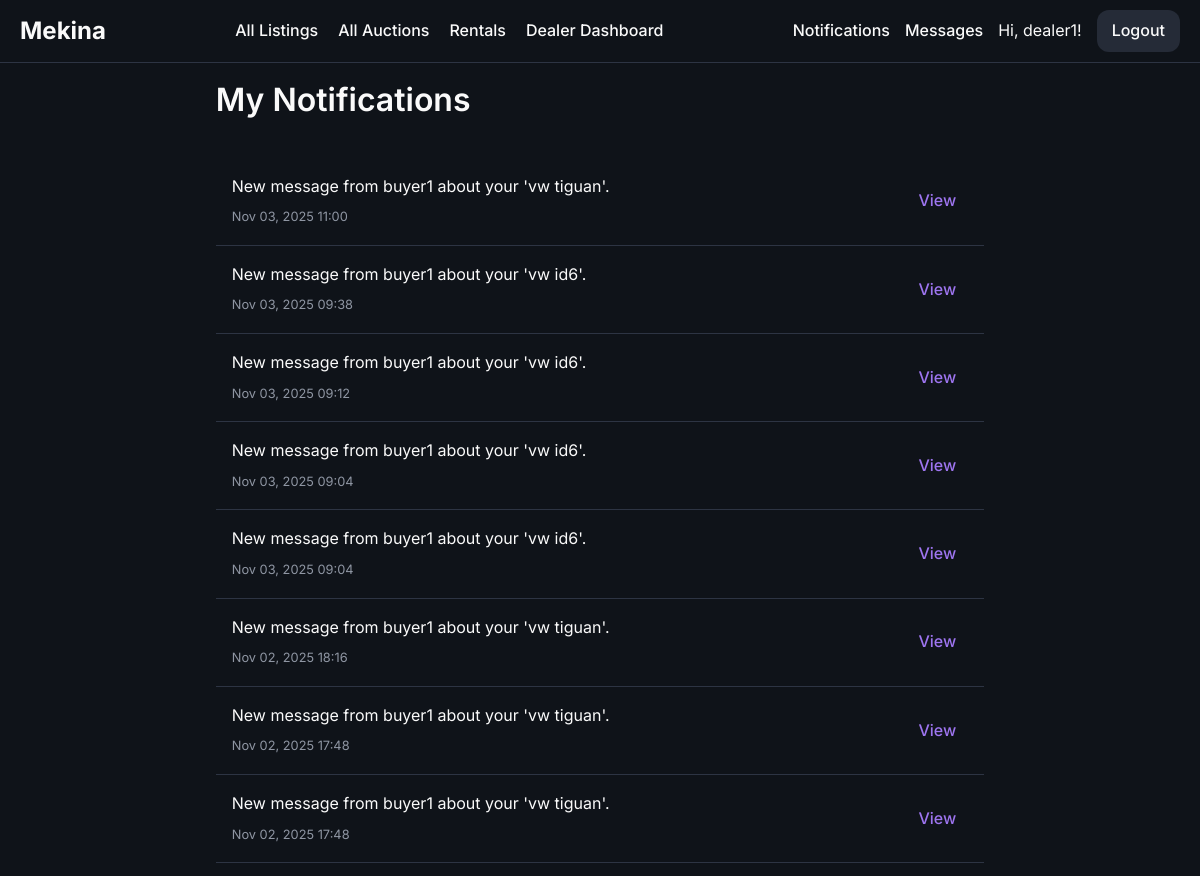
Page /notifications (signed in, upper part) on the earlier database version.
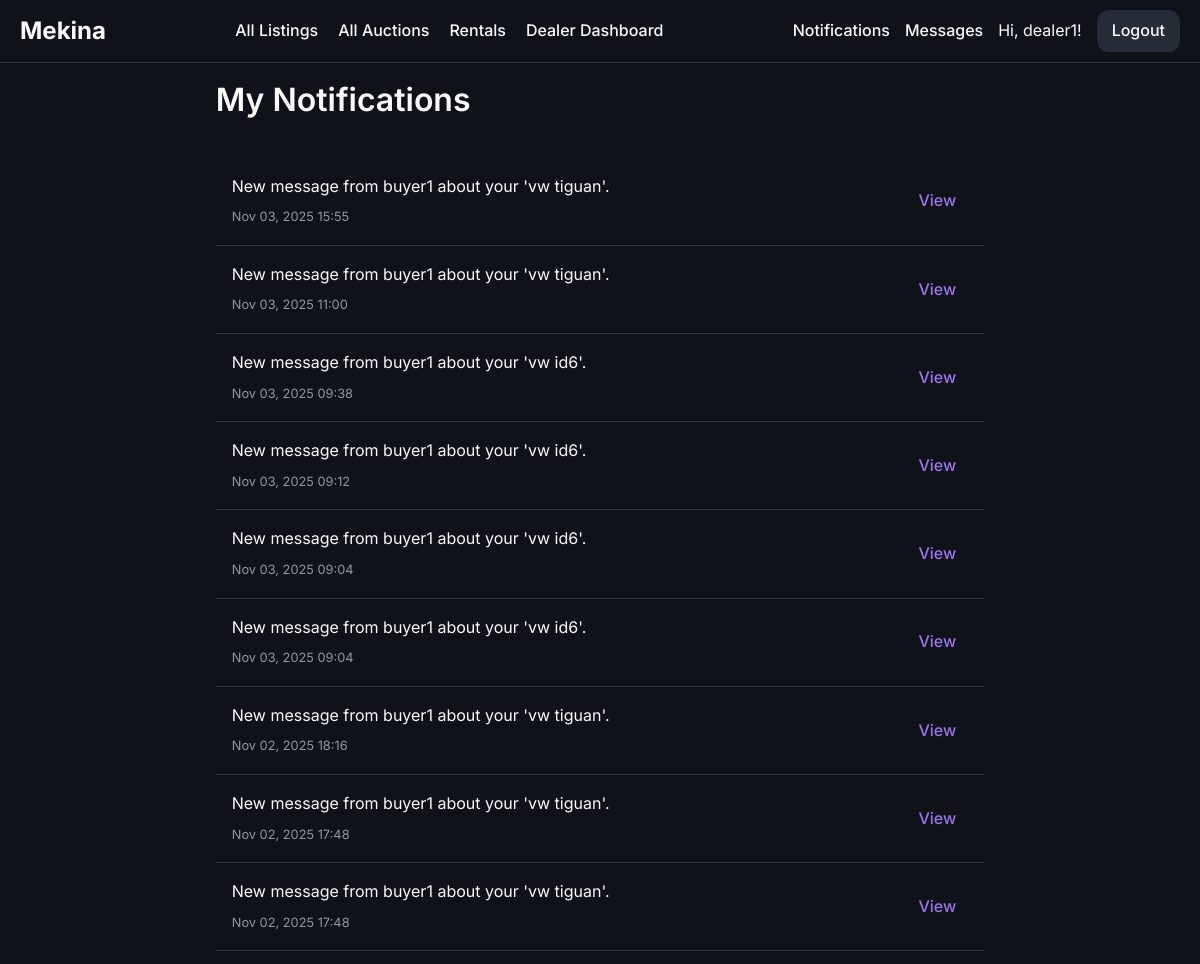
Same page on the later database version.
### models/user.py (models this page shows, shortened)
class User(UserMixin, db.Model):
    id = db.Column(db.Integer, primary_key=True)
    username = db.Column(db.String(64), index=True, unique=True, nullable=False)
    email = db.Column(db.String(120), index=True, unique=True, nullable=False)
    phone_number = db.Column(db.String(20), nullable=True)
    password_hash = db.Column(db.String(128))
    is_admin = db.Column(db.Boolean, default=False)
    is_dealer = db.Column(db.Boolean, default=False)
    is_rental_company = db.Column(db.Boolean, default=False)
    points = db.Column(db.Integer, nullable=False, default=5) # Points for dealers to bid
    cars = db.relationship('Car', backref='owner', lazy='dynamic')
    bids = db.relationship('Bid', backref='bidder', lazy='dynamic')
    dealer_bids = db.relationship('DealerBid', backref='dealer', lazy='dynamic')
    car_requests = db.relationship('CarRequest', backref='customer', lazy='dynamic')

### models/notification.py (models this page shows)
class Notification(db.Model):
    __tablename__ = 'notification'
    id = db.Column(db.Integer, primary_key=True)
    user_id = db.Column(db.Integer, db.ForeignKey('user.id'), nullable=False)
    message = db.Column(db.Text, nullable=False)
    link = db.Column(db.String(255), nullable=True)
    is_read = db.Column(db.Boolean, default=False, nullable=False)
    timestamp = db.Column(db.DateTime, default=datetime.utcnow, index=True)

### routes/main.py (the view)
@main_bp.route('/notifications')
@login_required
def notifications():
    unread = Notification.query.filter_by(user_id=current_user.id, is_read=False).all()
    for notification in unread:
        notification.is_read = True
    db.session.commit()
    user_notifications = Notification.query.filter_by(user_id=current_user.id).order_by(Notification.timestamp.desc()).limit(50).all()
    return render_template('notifications.html', notifications=user_notifications)

### templates/notifications.html (shortened to what this page needs)
{% extends "base.html" %}
{% block content %}
    <h1>My Notifications</h1>
    <div class="notification-list" id="notification-list">
        {% if notifications %}
            {% for notification in notifications %}
                <div class="notification-item {% if not notification.is_read %}unread{% endif %}">
                    <div class="notification-content">
                        <p>{{ notification.message }}</p>
                        <small class="notification-time">{{ notification.timestamp.strftime('%b %d, %Y %H:%M') }}</small>
                    </div>
                    <div class="notification-action">
                        {% if notification.link %}
                            <a href="{{ notification.link }}" class="btn">View</a>
                        {% endif %}
                    </div>
                </div>
            {% endfor %}
        {% else %}
            <p id="no-notifications-message">You have no notifications yet.</p>
        {% endif %}
    </div>
{% endblock %}

### templates/base.html (shortened to what this page needs)
<!DOCTYPE html>
<html lang="en">
<head>
    <link rel="stylesheet" href="{{ url_for('static', filename='css/style.css') }}">
</head>
<body>
    <nav>
        <a href="{{ url_for('main.home') }}" class="nav-brand">Mekina</a>
        <div class="nav-menu" id="nav-menu">
            <ul>
                {% if current_user.is_authenticated and current_user.is_admin %}
                    <li><a href="{{ url_for('admin.dashboard') }}" class="{{ 'active' if request.endpoint == 'admin.dashboard' }}">Dashboard</a></li>
                    <li><a href="{{ url_for('admin.rental_management') }}" class="{{ 'active' if request.endpoint == 'admin.rental_management' }}">Manage Rentals</a></li>
                    <li><a href="{{ url_for('admin.user_management') }}" class="{{ 'active' if request.endpoint == 'admin.user_management' }}">Users</a></li>
                    <li><a href="{{ url_for('auctions.list_auctions') }}" class="{{ 'active' if request.endpoint == 'auctions.list_auctions' }}">Manage Listings</a></li>
                {% elif current_user.is_authenticated and current_user.is_rental_company %}
                    <li><a href="{{ url_for('rentals.dashboard') }}" class="{{ 'active' if request.endpoint == 'rentals.dashboard' }}">Rental Dashboard</a></li>
                {% elif current_user.is_authenticated %}
                    <li><a href="{{ url_for('main.all_listings') }}" class="{{ 'active' if request.endpoint == 'main.all_listings' }}">All Listings</a></li>
                    <li><a href="{{ url_for('auctions.list_auctions') }}" class="{{ 'active' if request.endpoint == 'auctions.list_auctions' }}">All Auctions</a></li>
                    <li><a href="{{ url_for('rentals.list_rentals') }}" class="{{ 'active' if request.endpoint == 'rentals.list_rentals' }}">Rentals</a></li>
                    {% if current_user.is_dealer %}
                        <li><a href="{{ url_for('dealer.dashboard') }}" class="{{ 'active' if request.endpoint == 'dealer.dashboard' }}">Dealer Dashboard</a></li>
                    {% endif %}
                {% endif %}
            </ul>
            <div class="nav-right">
                {% if current_user.is_authenticated %}
                    <a href="{{ url_for('main.notifications') }}" class="desktop-notification-link notification-bell-link">
                        Notifications
                    </a>
                    {% if current_user.is_dealer %}
                        <a href="{{ url_for('dealer.list_messages') }}" class="desktop-notification-link">Messages</a>
                    {% else %}
                        <a href="{{ url_for('main.my_messages') }}" class="desktop-notification-link">Messages</a>
                    {% endif %}
                    <span class="desktop-username">Hi, {{ current_user.username }}!</span>
                    <a href="{{ url_for('auth.logout') }}" class="nav-button">Logout</a>
                {% else %}
                    <a href="{{ url_for('auth.login') }}" class="nav-button">Login</a>
                    <a href="{{ url_for('auth.register') }}" class="nav-button">Register</a>
                {% endif %}
            </div>
        </div>
    </nav>
    <main class="container">
        {% block content %}{% endblock %}
    </main>
</body>
</html>

### static/css/style.css (style rules this page uses)
:root { --background: 220 25% 8%; --foreground: 0 0% 98%; --card: 220 20% 13%; --card-foreground: 0 0% 95%; --popover: 220 20% 13%; --popover-foreground: 0 0% 95%; --primary: 38 92% 50%; --primary-foreground: 220 70% 12%; --secondary: 220 20% 20%; --secondary-foreground: 0 0% 95%; --muted: 220 20% 18%; --muted-foreground: 220 10% 60%; --accent: 260 80% 70%; --accent-foreground: 0 0% 100%; --destructive: 0 62.8% 30.6%; --destructive-foreground: 0 0% 100%; --border: 220 20% 22%; --input: 220 20% 20%; --ring: 260 80% 70%; --radius: 0.75rem; --success: 142 76% 36%; --warning: 38 92% 50%; --info: 220 20% 18%; --gradient-primary: linear-gradient(135deg, hsl(220 20% 12%), hsl(220 20% 18%)); --gradient-accent: linear-gradient(135deg, hsl(260 80% 70%), hsl(260 70% 60%)); --shadow-card: 0 4px 6px -1px hsl(0 0% 0% / 0.3), 0 2px 4px -1px hsl(0 0% 0% / 0.2); --shadow-elevated: 0 10px 15px -3px hsl(0 0% 0% / 0.3), 0 4px 6px -2px hsl(0 0% 0% / 0.2); }
body { font-family: 'Inter', sans-serif; background-color: hsl(var(--background)); color: hsl(var(--foreground)); margin: 0; line-height: 1.6; display: flex; flex-direction: column; min-height: 100vh; padding-top: 53px; }
.container { max-width: 1200px; margin: 0 auto 20px auto; padding: 0 20px; }
h1, h2, h3, h4, h5, h6 { font-weight: 600; }
main { flex-grow: 1; }
a { color: hsl(var(--accent)); text-decoration: none; }
nav { position: fixed; top: 0; left: 0; right: 0; z-index: 100; background-color: hsl(var(--background)); border-bottom: 1px solid hsl(var(--border)); padding: 10px 20px; display: flex; justify-content: space-between; align-items: center; }
.nav-brand { font-size: 1.5rem; font-weight: 700; color: hsl(var(--foreground)); text-decoration: none; }
nav ul { list-style: none; margin: 0; padding: 0; display: flex; gap: 20px; }
nav a { color: hsl(var(--foreground)); font-weight: 500; }
.nav-right { display: flex; align-items: center; gap: 15px; }
.desktop-notification-link { display: inline-block; }
.nav-button { background-color: hsl(var(--info)); color: hsl(var(--foreground)); padding: 8px 15px; border-radius: var(--radius); font-weight: 500; }
.nav-menu { flex-grow: 1; display: contents; }
.btn, .button-group button, .button-group a { border: none; padding: 8px 12px; border-radius: var(--radius); cursor: pointer; font-weight: 500; text-decoration: none; display: inline-block; text-align: center; }
.notification-list { margin-top: 2rem; }
.notification-item { display: flex; align-items: center; justify-content: space-between; gap: 1rem; padding: 1rem; border-bottom: 1px solid hsl(var(--border)); transition: background-color 0.2s; }
.notification-content { flex-grow: 1; }
.notification-content p { margin: 0 0 0.25rem 0; }
.notification-time { font-size: 0.8em; color: hsl(var(--muted-foreground)); }
.notification-action { flex-shrink: 0; }

Differences in the rows shown:
added Notification: message "New message from buyer1 about your 'vw tiguan'.", timestamp "Nov 03, 2025 15:55"
